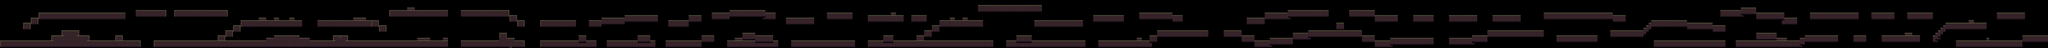

Below is a game level as drawn by its tile map, then a one-line description and the .tmx that defines it (tile-layer data replaced by summaries):
An orthogonal 800x19 tile map with 32x32 px tiles, 1 tile layer (Ground), 2 tilesets.

<map version="1.2" tiledversion="1.2.3" orientation="orthogonal" renderorder="right-down" width="800" height="19" tilewidth="32" tileheight="32" infinite="0" nextlayerid="2" nextobjectid="1">
 <tileset firstgid="1" name="tile_castle_grey" tilewidth="32" tileheight="32" tilecount="225" columns="15">
  <image source="tile_castle_grey.png" width="480" height="480" />
 </tileset>
 <tileset firstgid="226" name="tile_castle" tilewidth="32" tileheight="32" tilecount="225" columns="15">
  <image source="tile_castle.png" width="480" height="480" />
 </tileset>
 <layer id="1" name="Ground" width="800" height="19">
  <data>[15200 cells, 4270 non-empty, 9 distinct tile ids]</data>
 </layer>
</map>
